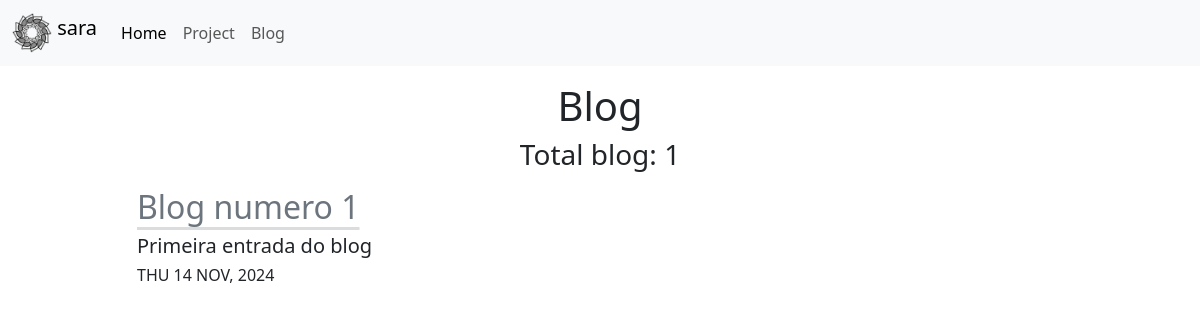
The page /blog/ on the database as committed earlier.
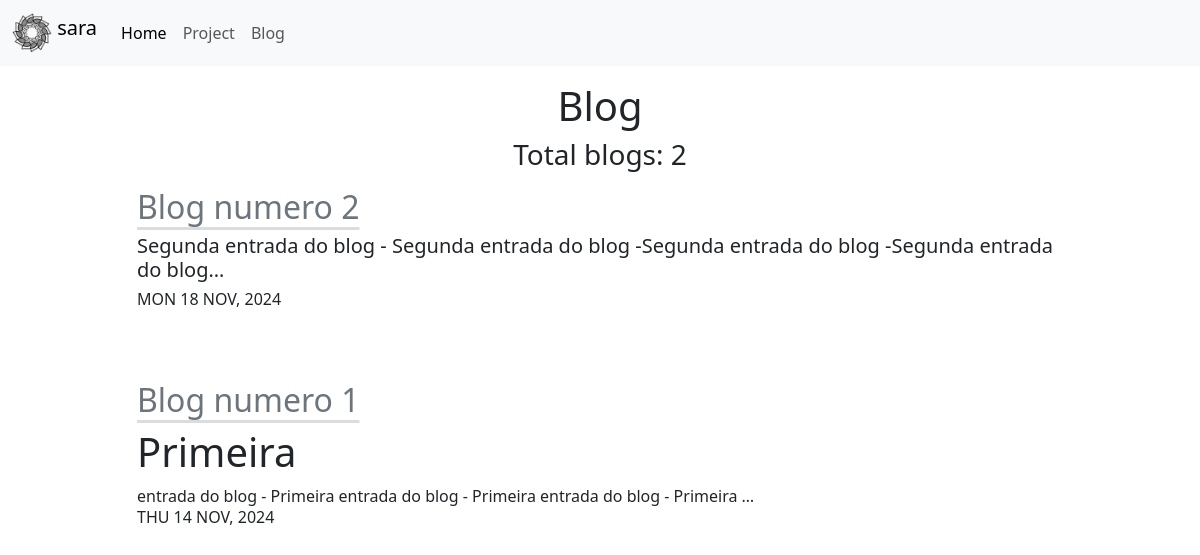
The same page on the database as committed later.
### blog/models.py (models this page shows, shortened)
class Blog(models.Model):
    title = models.CharField(max_length=200)
    description = models.CharField(max_length=1000)
    date = models.DateField()
    image = models.ImageField(upload_to='portfolio/images/', blank=True)
    imageSec = models.ImageField(upload_to='portfolio/images/', blank=True)

### blog/views.py (the view)
# urls.py: path('', views.all_blogs, name='all_blogs'),
def all_blogs(request):
    blog = Blog.objects.order_by('-date')[:3]
    return render(request, 'blog/all_blogs.html', {'blogs':blog})

### blog/templates/blog/all_blogs.html
{% extends 'portfolio/base.html' %} {% load static %} {% block content %}
<div class="container mt-3">
  <h1 class="font-weight-bold text-center">Blog</h1>
  <h3 class="font-weight-bold text-center">Total blog{{ blogs.count|pluralize }}: {{ blogs.count }}</h3>
  {% for blog in blogs %}
  <div class="row justify-content-center my-3">
    <div class="col-md-10">
      <h2><a class="link-secondary link-offset-2 link-underline-opacity-25 link-underline-opacity-100-hover" href="{% url 'blog:detail' blog.id %}">{{ blog.title }}</a></h2>
      <h5>{{ blog.description|safe|truncatechars:100 }}</h5>
      <h6>{{ blog.date|date:'D d M, Y'|upper }}</h6>
      <br>
      <br>
    </div>
  </div>
      {% endfor %}
  {% endblock %}

Rows that differ between the two databases and show on the page:
added Blog: title "Blog numero 2", description "Segunda entrada do blog - Segunda entrada do blog -Segunda entrada do blog -Segunda entrada do blog…", date "MON 18 NOV, 2024"
changed Blog "Blog numero 1": description "Primeira entrada do blog" → "Primeira entrada do blog - Primeira entrada do blog - Primeira entrada do blog - Primeira …"
Other text that changed with them:
{{ blogs.count }}: "1" → "2"
